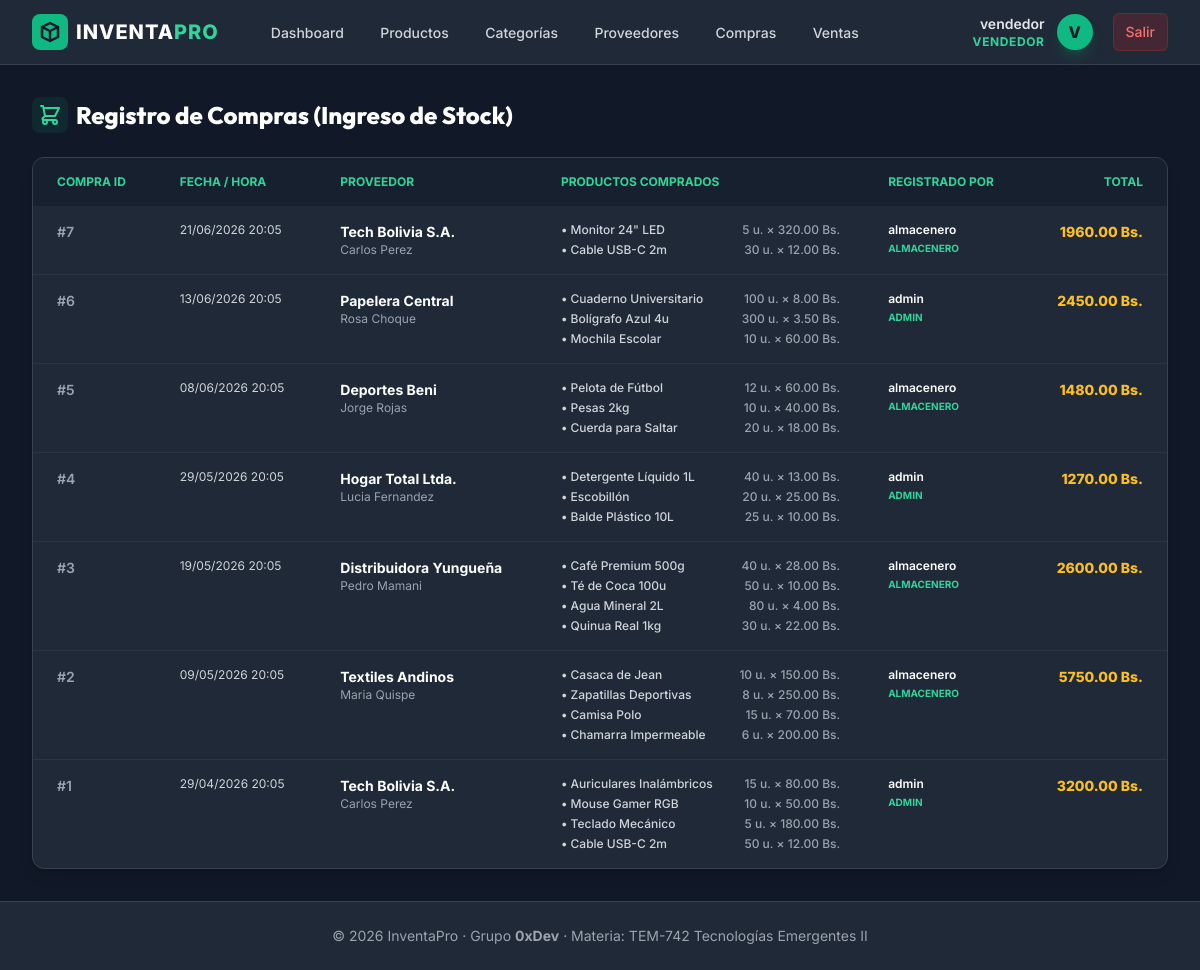
/compras/ (signed in), run on an earlier commit of the app's database.
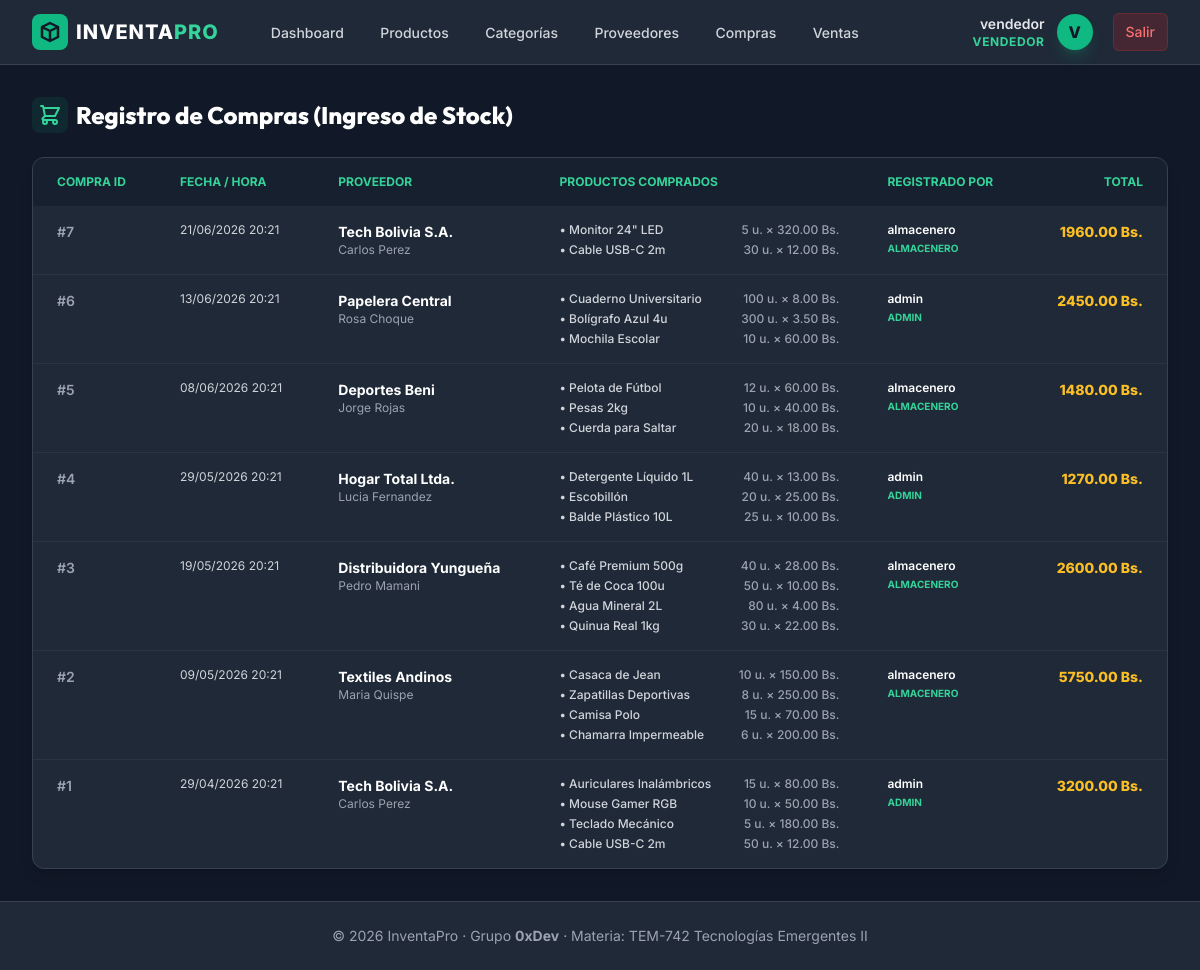
And on a later commit of the database.
### apps/Compras/models.py (models this page shows, shortened)
class Compra(db.Model):
    __tablename__ = "compras"
    id = db.Column(db.Integer, primary_key=True)
    fecha = db.Column(db.DateTime, default=datetime.utcnow, nullable=False)
    total = db.Column(db.Float, default=0.0)
    proveedor_id = db.Column(
        db.Integer, db.ForeignKey("proveedores.id"), nullable=False
    )
    user_id = db.Column(db.Integer, db.ForeignKey("users.id"), nullable=False)
    proveedor = db.relationship("Proveedor", back_populates="compras")
    usuario = db.relationship("User")
    items = db.relationship(
        "CompraItem", back_populates="compra", cascade="all, delete-orphan"
    )

### apps/Proveedores/models.py (models this page shows, shortened)
class Proveedor(db.Model):
    __tablename__ = "proveedores"
    id = db.Column(db.Integer, primary_key=True)
    empresa = db.Column(db.String(150), nullable=False)
    contacto = db.Column(db.String(100))
    telefono = db.Column(db.String(20))
    email = db.Column(db.String(150))
    compras = db.relationship("Compra", back_populates="proveedor")

### apps/models.py (models this page shows, shortened)
class User(db.Model, UserMixin):
    __tablename__ = "users"
    id = db.Column(db.Integer, primary_key=True)
    username = db.Column(db.String(100), unique=True, nullable=False)
    email = db.Column(db.String(150), unique=True, nullable=False)
    password = db.Column(db.String(255), nullable=False)
    role = db.Column(db.String(20), default="vendedor")  # admin | almacenero | vendedor
    is_active_user = db.Column(db.Boolean, default=True)

### apps/Compras/routes.py (the view)
@bp_compras.route("/")
@login_required
def listar():
    items = Compra.query.order_by(Compra.fecha.desc()).all()
    return render_template("compras/listar.html", items=items)

### apps/Compras/templates/compras/listar.html (shortened to what this page needs)
{% extends "base.html" %}
{% block content %}
<div class="space-y-6">
    <div class="flex justify-between items-center">
        <h2 class="text-2xl font-extrabold text-white flex items-center gap-2">
            <span class="p-1.5 bg-brand-500/10 text-brand-400 rounded-lg">
                <svg class="w-6 h-6" fill="none" stroke="currentColor" viewBox="0 0 24 24"><path stroke-linecap="round" stroke-linejoin="round" stroke-width="2" d="M3 3h2l.4 2M7 13h10l4-8H5.4M7 13L5.4 5M7 13l-2.293 2.293c-.63.63-.184 1.707.707 1.707H17m0 0a2 2 0 100 4 2 2 0 000-4zm-8 2a2 2 0 11-4 0 2 2 0 014 0z"></path></svg>
            </span>
            Registro de Compras (Ingreso de Stock)
        </h2>
    </div>
    <div class="bg-gray-800 rounded-xl border border-gray-700 overflow-hidden shadow-lg">
        <table class="w-full text-sm text-gray-300">
            <thead class="bg-gray-900/50 text-brand-400 uppercase text-xs">
                <tr>
                    <th class="px-6 py-4 text-left font-bold">Compra ID</th>
                    <th class="px-6 py-4 text-left font-bold">Fecha / Hora</th>
                    <th class="px-6 py-4 text-left font-bold">Proveedor</th>
                    <th class="px-6 py-4 text-left font-bold">Productos Comprados</th>
                    <th class="px-6 py-4 text-left font-bold">Registrado Por</th>
                    <th class="px-6 py-4 text-right font-bold">Total</th>
                </tr>
            </thead>
            <tbody class="divide-y divide-gray-700/50">
                {% for item in items %}
                <tr class="hover:bg-gray-750/30 transition align-top">
                    <td class="px-6 py-4 whitespace-nowrap text-gray-400 font-semibold">#{{ item.id }}</td>
                    <td class="px-6 py-4 whitespace-nowrap text-xs text-gray-350">{{ item.fecha.strftime('%d/%m/%Y %H:%M') }}</td>
                    <td class="px-6 py-4 whitespace-nowrap">
                        <div class="font-bold text-white">{{ item.proveedor.empresa }}</div>
                        <div class="text-xs text-gray-400">{{ item.proveedor.contacto }}</div>
                    </td>
                    <td class="px-6 py-4">
                        <div class="space-y-1">
                            {% for item_p in item.items %}
                            <div class="text-xs font-medium text-gray-300 flex items-center justify-between gap-4">
                                <span>• {{ item_p.producto.nombre }}</span>
                                <span class="text-gray-400 whitespace-nowrap">{{ item_p.cantidad }} u. &times; {{ "%.2f"|format(item_p.precio_unitario) }} Bs.</span>
                            </div>
                            {% endfor %}
                        </div>
                    </td>
                    <td class="px-6 py-4 whitespace-nowrap">
                        <div class="text-white text-xs font-semibold">{{ item.usuario.username }}</div>
                        <div class="text-brand-400 text-[10px] uppercase font-bold">{{ item.usuario.role }}</div>
                    </td>
                    <td class="px-6 py-4 whitespace-nowrap text-right font-extrabold text-amber-400">
                        {{ "%.2f"|format(item.total) }} Bs.
                    </td>
                </tr>
                {% endfor %}
            </tbody>
        </table>
    </div>
</div>
{% endblock %}

What changed in the data, as far as the page shows it:
changed Compra id 7: fecha "21/06/2026 20:05" → "21/06/2026 20:21"
changed Compra "Papelera Central": fecha "13/06/2026 20:05" → "13/06/2026 20:21"
changed Compra "Deportes Beni": fecha "08/06/2026 20:05" → "08/06/2026 20:21"
changed Compra "Hogar Total Ltda.": fecha "29/05/2026 20:05" → "29/05/2026 20:21"
changed Compra "Distribuidora Yungueña": fecha "19/05/2026 20:05" → "19/05/2026 20:21"
changed Compra "Textiles Andinos": fecha "09/05/2026 20:05" → "09/05/2026 20:21"
changed Compra id 1: fecha "29/04/2026 20:05" → "29/04/2026 20:21"
